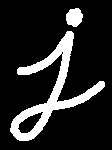
#> input picture Learning/ImageProcessing/MorphologicalTransformations/j.png, 112 x 150 px
$ python erosion.py
#> lines starting #> are read from the running program, lines starting #| are printed output that depends on the picture; after the words box and inside, x2 and y2 are one past the last pixel; in counts of white or black regions, pixels touching at a corner belong together
__author__ = 'Ueliton'

import cv2
import numpy as np
from matplotlib import pyplot as plt

img = cv2.imread('j.png', 0)
#> img: shape (150, 112); 15.3% white; 2 white regions, box (x1, y1, x2, y2) and area: (10, 31, 105, 141) 2331, (66, 8, 83, 27) 245
kernel = np.ones((5, 5), np.uint8)
erosion = cv2.erode(img, kernel, iterations=1)
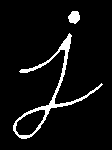
#> erosion: shape (150, 112); 6% white; 2 white regions, box (x1, y1, x2, y2) and area: (13, 33, 103, 139) 898, (68, 11, 80, 24) 117

plt.subplot(121), plt.imshow(img), plt.title('Original')
plt.xticks([]), plt.yticks([])
plt.subplot(122), plt.imshow(erosion), plt.title('Erosion')
plt.xticks([]), plt.yticks([])

plt.show();
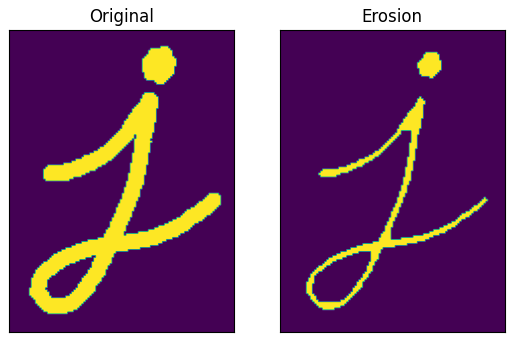
#> figure drawn by matplotlib, 2 panels
